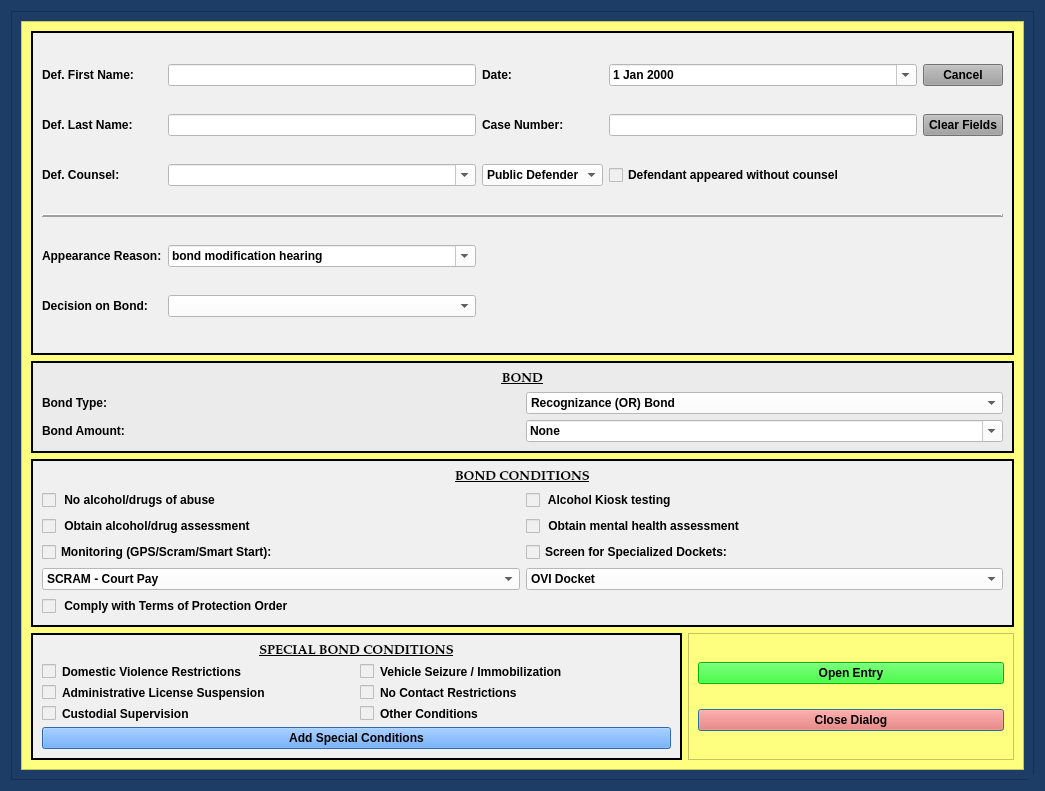
<?xml version="1.0" encoding="UTF-8"?>
<ui version="4.0">
 <class>BondHearingDialog</class>
 <widget class="QDialog" name="BondHearingDialog">
  <property name="windowModality">
   <enum>Qt::NonModal</enum>
  </property>
  <property name="geometry">
   <rect>
    <x>0</x>
    <y>0</y>
    <width>1045</width>
    <height>791</height>
   </rect>
  </property>
  <property name="sizePolicy">
   <sizepolicy hsizetype="Preferred" vsizetype="Preferred">
    <horstretch>0</horstretch>
    <verstretch>0</verstretch>
   </sizepolicy>
  </property>
  <property name="minimumSize">
   <size>
    <width>0</width>
    <height>0</height>
   </size>
  </property>
  <property name="maximumSize">
   <size>
    <width>2500</width>
    <height>3500</height>
   </size>
  </property>
  <property name="palette">
   <palette>
    <active>
     <colorrole role="Button">
      <brush brushstyle="SolidPattern">
       <color alpha="255">
        <red>29</red>
        <green>61</green>
        <blue>102</blue>
       </color>
      </brush>
     </colorrole>
     <colorrole role="Base">
      <brush brushstyle="SolidPattern">
       <color alpha="255">
        <red>29</red>
        <green>61</green>
        <blue>102</blue>
       </color>
      </brush>
     </colorrole>
     <colorrole role="Window">
      <brush brushstyle="SolidPattern">
       <color alpha="255">
        <red>29</red>
        <green>61</green>
        <blue>102</blue>
       </color>
      </brush>
     </colorrole>
    </active>
    <inactive>
     <colorrole role="Button">
      <brush brushstyle="SolidPattern">
       <color alpha="255">
        <red>29</red>
        <green>61</green>
        <blue>102</blue>
       </color>
      </brush>
     </colorrole>
     <colorrole role="Base">
      <brush brushstyle="SolidPattern">
       <color alpha="255">
        <red>29</red>
        <green>61</green>
        <blue>102</blue>
       </color>
      </brush>
     </colorrole>
     <colorrole role="Window">
      <brush brushstyle="SolidPattern">
       <color alpha="255">
        <red>29</red>
        <green>61</green>
        <blue>102</blue>
       </color>
      </brush>
     </colorrole>
    </inactive>
    <disabled>
     <colorrole role="Button">
      <brush brushstyle="SolidPattern">
       <color alpha="255">
        <red>29</red>
        <green>61</green>
        <blue>102</blue>
       </color>
      </brush>
     </colorrole>
     <colorrole role="Base">
      <brush brushstyle="SolidPattern">
       <color alpha="255">
        <red>29</red>
        <green>61</green>
        <blue>102</blue>
       </color>
      </brush>
     </colorrole>
     <colorrole role="Window">
      <brush brushstyle="SolidPattern">
       <color alpha="255">
        <red>29</red>
        <green>61</green>
        <blue>102</blue>
       </color>
      </brush>
     </colorrole>
    </disabled>
   </palette>
  </property>
  <property name="font">
   <font>
    <family>Palatino Linotype</family>
    <pointsize>10</pointsize>
    <weight>75</weight>
    <italic>false</italic>
    <bold>true</bold>
   </font>
  </property>
  <property name="windowTitle">
   <string>Bond Hearing Case Information</string>
  </property>
  <property name="toolTip">
   <string/>
  </property>
  <property name="styleSheet">
   <string notr="true">background-color: rgb(29, 61, 102);
font: 75 10pt &quot;Palatino Linotype&quot;;
font-weight: bold;</string>
  </property>
  <property name="sizeGripEnabled">
   <bool>true</bool>
  </property>
  <property name="modal">
   <bool>true</bool>
  </property>
  <layout class="QGridLayout" name="gridLayout_8">
   <item row="0" column="0">
    <widget class="QFrame" name="frame_4">
     <property name="styleSheet">
      <string notr="true">background-color: rgb(29, 61, 102);</string>
     </property>
     <property name="frameShape">
      <enum>QFrame::StyledPanel</enum>
     </property>
     <property name="frameShadow">
      <enum>QFrame::Raised</enum>
     </property>
     <layout class="QGridLayout" name="gridLayout_4">
      <item row="0" column="0">
       <widget class="QScrollArea" name="scrollArea">
        <property name="focusPolicy">
         <enum>Qt::NoFocus</enum>
        </property>
        <property name="styleSheet">
         <string notr="true">background-color: rgb(255, 255, 127);</string>
        </property>
        <property name="widgetResizable">
         <bool>true</bool>
        </property>
        <widget class="QWidget" name="scrollAreaWidgetContents">
         <property name="geometry">
          <rect>
           <x>0</x>
           <y>0</y>
           <width>1005</width>
           <height>751</height>
          </rect>
         </property>
         <layout class="QGridLayout" name="gridLayout_9" rowstretch="1,0,0,0" columnstretch="2,1">
          <item row="2" column="0" colspan="2">
           <widget class="QFrame" name="bond_conditions_frame">
            <property name="styleSheet">
             <string notr="true">background-color: rgb(240, 240, 240);</string>
            </property>
            <property name="frameShape">
             <enum>QFrame::Box</enum>
            </property>
            <property name="frameShadow">
             <enum>QFrame::Plain</enum>
            </property>
            <property name="lineWidth">
             <number>2</number>
            </property>
            <layout class="QGridLayout" name="gridLayout_2" columnstretch="1,1">
             <item row="0" column="0" colspan="2">
              <widget class="QLabel" name="label_7">
               <property name="font">
                <font>
                 <family>Palatino Linotype</family>
                 <pointsize>10</pointsize>
                 <weight>75</weight>
                 <italic>false</italic>
                 <bold>true</bold>
                 <underline>true</underline>
                </font>
               </property>
               <property name="text">
                <string>BOND CONDITIONS</string>
               </property>
               <property name="alignment">
                <set>Qt::AlignCenter</set>
               </property>
              </widget>
             </item>
             <item row="3" column="0">
              <widget class="QCheckBox" name="alcohol_drugs_assessment_checkBox">
               <property name="text">
                <string> Obtain alcohol/drug assessment                             </string>
               </property>
              </widget>
             </item>
             <item row="2" column="0">
              <widget class="QCheckBox" name="no_alcohol_drugs_checkBox">
               <property name="text">
                <string> No alcohol/drugs of abuse                                   </string>
               </property>
              </widget>
             </item>
             <item row="7" column="0">
              <widget class="NoScrollComboBox" name="monitoring_type_box">
               <property name="enabled">
                <bool>true</bool>
               </property>
               <property name="styleSheet">
                <string notr="true">background-color: rgb(255, 255, 255);</string>
               </property>
               <item>
                <property name="text">
                 <string>SCRAM - Court Pay</string>
                </property>
               </item>
               <item>
                <property name="text">
                 <string>SCRAM</string>
                </property>
               </item>
               <item>
                <property name="text">
                 <string>GPS</string>
                </property>
               </item>
               <item>
                <property name="text">
                 <string>Smart Start</string>
                </property>
               </item>
               <item>
                <property name="text">
                 <string>GPS and SCRAM</string>
                </property>
               </item>
               <item>
                <property name="text">
                 <string>GPS and Smart Start</string>
                </property>
               </item>
               <item>
                <property name="text">
                 <string>SCRAM and Smart Start</string>
                </property>
               </item>
               <item>
                <property name="text">
                 <string>GPS, SCRAM and Smart Start</string>
                </property>
               </item>
              </widget>
             </item>
             <item row="7" column="1">
              <widget class="NoScrollComboBox" name="specialized_docket_type_box">
               <property name="enabled">
                <bool>true</bool>
               </property>
               <property name="styleSheet">
                <string notr="true">background-color: rgb(255, 255, 255);</string>
               </property>
               <item>
                <property name="text">
                 <string>OVI Docket</string>
                </property>
               </item>
               <item>
                <property name="text">
                 <string>Mission (Veteran's) Court</string>
                </property>
               </item>
               <item>
                <property name="text">
                 <string>Mental Health Docket</string>
                </property>
               </item>
              </widget>
             </item>
             <item row="6" column="1">
              <widget class="QCheckBox" name="specialized_docket_checkBox">
               <property name="text">
                <string>Screen for Specialized Dockets:                           </string>
               </property>
              </widget>
             </item>
             <item row="6" column="0">
              <widget class="QCheckBox" name="monitoring_checkBox">
               <property name="layoutDirection">
                <enum>Qt::LeftToRight</enum>
               </property>
               <property name="text">
                <string>Monitoring (GPS/Scram/Smart Start):                    </string>
               </property>
              </widget>
             </item>
             <item row="3" column="1">
              <widget class="QCheckBox" name="mental_health_assessment_checkBox">
               <property name="text">
                <string> Obtain mental health assessment                         </string>
               </property>
              </widget>
             </item>
             <item row="2" column="1">
              <widget class="QCheckBox" name="alcohol_test_kiosk_checkBox">
               <property name="text">
                <string> Alcohol Kiosk testing                                         </string>
               </property>
              </widget>
             </item>
             <item row="8" column="0">
              <widget class="QCheckBox" name="comply_protection_order_checkBox">
               <property name="text">
                <string> Comply with Terms of Protection Order</string>
               </property>
              </widget>
             </item>
            </layout>
           </widget>
          </item>
          <item row="1" column="0" colspan="2">
           <widget class="QFrame" name="bond_frame">
            <property name="styleSheet">
             <string notr="true">background-color: rgb(235, 235, 235);</string>
            </property>
            <property name="frameShape">
             <enum>QFrame::Box</enum>
            </property>
            <property name="frameShadow">
             <enum>QFrame::Plain</enum>
            </property>
            <property name="lineWidth">
             <number>2</number>
            </property>
            <layout class="QGridLayout" name="gridLayout_5">
             <item row="1" column="0">
              <widget class="QLabel" name="label_8">
               <property name="text">
                <string>Bond Type:</string>
               </property>
              </widget>
             </item>
             <item row="2" column="1">
              <widget class="NoScrollComboBox" name="bond_amount_box">
               <property name="font">
                <font>
                 <family>Palatino Linotype</family>
                 <pointsize>10</pointsize>
                 <weight>75</weight>
                 <italic>false</italic>
                 <bold>true</bold>
                </font>
               </property>
               <property name="styleSheet">
                <string notr="true">background-color: rgb(255, 255, 255);</string>
               </property>
               <property name="editable">
                <bool>true</bool>
               </property>
               <item>
                <property name="text">
                 <string>None</string>
                </property>
               </item>
               <item>
                <property name="text">
                 <string>$1,000</string>
                </property>
               </item>
               <item>
                <property name="text">
                 <string>$1,500</string>
                </property>
               </item>
               <item>
                <property name="text">
                 <string>$2,000</string>
                </property>
               </item>
               <item>
                <property name="text">
                 <string>$2,500</string>
                </property>
               </item>
               <item>
                <property name="text">
                 <string>$3,000</string>
                </property>
               </item>
               <item>
                <property name="text">
                 <string>$3,500</string>
                </property>
               </item>
               <item>
                <property name="text">
                 <string>$5,000</string>
                </property>
               </item>
               <item>
                <property name="text">
                 <string>$10,000</string>
                </property>
               </item>
              </widget>
             </item>
             <item row="1" column="1">
              <widget class="NoScrollComboBox" name="bond_type_box">
               <property name="styleSheet">
                <string notr="true">background-color: rgb(255, 255, 255);</string>
               </property>
               <item>
                <property name="text">
                 <string>Recognizance (OR) Bond</string>
                </property>
               </item>
               <item>
                <property name="text">
                 <string>10% Deposit, Cash or Surety Bond</string>
                </property>
               </item>
               <item>
                <property name="text">
                 <string>Cash or Surety Bond</string>
                </property>
               </item>
              </widget>
             </item>
             <item row="2" column="0">
              <widget class="QLabel" name="label_9">
               <property name="text">
                <string>Bond Amount:</string>
               </property>
              </widget>
             </item>
             <item row="0" column="0" colspan="2">
              <widget class="QLabel" name="label_5">
               <property name="font">
                <font>
                 <family>Palatino Linotype</family>
                 <pointsize>10</pointsize>
                 <weight>75</weight>
                 <italic>false</italic>
                 <bold>true</bold>
                 <underline>true</underline>
                </font>
               </property>
               <property name="text">
                <string>BOND</string>
               </property>
               <property name="alignment">
                <set>Qt::AlignCenter</set>
               </property>
              </widget>
             </item>
            </layout>
           </widget>
          </item>
          <item row="3" column="0">
           <widget class="QFrame" name="special_bond_conditions_frame">
            <property name="styleSheet">
             <string notr="true">background-color: rgb(240, 240, 240);
border-color: rgb(0, 0, 0);</string>
            </property>
            <property name="frameShape">
             <enum>QFrame::Box</enum>
            </property>
            <property name="frameShadow">
             <enum>QFrame::Plain</enum>
            </property>
            <property name="lineWidth">
             <number>2</number>
            </property>
            <layout class="QGridLayout" name="gridLayout_7" columnstretch="1,1">
             <item row="1" column="1">
              <widget class="QCheckBox" name="vehicle_seizure_checkBox">
               <property name="text">
                <string>Vehicle Seizure / Immobilization</string>
               </property>
              </widget>
             </item>
             <item row="2" column="0">
              <widget class="QCheckBox" name="admin_license_suspension_checkBox">
               <property name="text">
                <string>Administrative License Suspension</string>
               </property>
              </widget>
             </item>
             <item row="0" column="0" colspan="2">
              <widget class="QLabel" name="label_10">
               <property name="font">
                <font>
                 <family>Palatino Linotype</family>
                 <pointsize>10</pointsize>
                 <weight>75</weight>
                 <italic>false</italic>
                 <bold>true</bold>
                 <underline>true</underline>
                </font>
               </property>
               <property name="text">
                <string>SPECIAL BOND CONDITIONS</string>
               </property>
               <property name="alignment">
                <set>Qt::AlignCenter</set>
               </property>
              </widget>
             </item>
             <item row="1" column="0">
              <widget class="QCheckBox" name="domestic_violence_checkBox">
               <property name="text">
                <string>Domestic Violence Restrictions</string>
               </property>
              </widget>
             </item>
             <item row="3" column="0">
              <widget class="QCheckBox" name="custodial_supervision_checkBox">
               <property name="text">
                <string>Custodial Supervision                          </string>
               </property>
              </widget>
             </item>
             <item row="2" column="1">
              <widget class="QCheckBox" name="no_contact_checkBox">
               <property name="sizePolicy">
                <sizepolicy hsizetype="Minimum" vsizetype="Fixed">
                 <horstretch>1</horstretch>
                 <verstretch>0</verstretch>
                </sizepolicy>
               </property>
               <property name="text">
                <string>No Contact Restrictions                         </string>
               </property>
              </widget>
             </item>
             <item row="3" column="1">
              <widget class="QCheckBox" name="other_conditions_checkBox">
               <property name="sizePolicy">
                <sizepolicy hsizetype="Minimum" vsizetype="Fixed">
                 <horstretch>1</horstretch>
                 <verstretch>0</verstretch>
                </sizepolicy>
               </property>
               <property name="text">
                <string>Other Conditions                          </string>
               </property>
              </widget>
             </item>
             <item row="4" column="0" colspan="2">
              <widget class="QPushButton" name="add_special_conditions_Button">
               <property name="styleSheet">
                <string notr="true">background-color: rgb(62, 146, 255);
font: 75 11pt &quot;Palatino Linotype&quot;;
font-weight: bold;</string>
               </property>
               <property name="text">
                <string>Add Special Conditions</string>
               </property>
               <property name="autoDefault">
                <bool>false</bool>
               </property>
              </widget>
             </item>
            </layout>
           </widget>
          </item>
          <item row="0" column="0" colspan="2">
           <widget class="QFrame" name="case_name_Frame">
            <property name="sizePolicy">
             <sizepolicy hsizetype="Preferred" vsizetype="Preferred">
              <horstretch>0</horstretch>
              <verstretch>0</verstretch>
             </sizepolicy>
            </property>
            <property name="styleSheet">
             <string notr="true">background-color: rgb(240, 240, 240);</string>
            </property>
            <property name="frameShape">
             <enum>QFrame::Box</enum>
            </property>
            <property name="frameShadow">
             <enum>QFrame::Plain</enum>
            </property>
            <property name="lineWidth">
             <number>2</number>
            </property>
            <layout class="QGridLayout" name="gridLayout">
             <item row="4" column="1">
              <widget class="NoScrollComboBox" name="appearance_reason_box">
               <property name="styleSheet">
                <string notr="true">background-color: rgb(255, 255, 255);</string>
               </property>
               <property name="editable">
                <bool>true</bool>
               </property>
               <item>
                <property name="text">
                 <string>bond modification hearing</string>
                </property>
               </item>
               <item>
                <property name="text">
                 <string>bond revocation hearing</string>
                </property>
               </item>
              </widget>
             </item>
             <item row="4" column="0">
              <widget class="QLabel" name="label_11">
               <property name="text">
                <string>Appearance Reason:</string>
               </property>
              </widget>
             </item>
             <item row="5" column="0">
              <widget class="QLabel" name="label_4">
               <property name="text">
                <string>Decision on Bond:</string>
               </property>
              </widget>
             </item>
             <item row="5" column="1">
              <widget class="NoScrollComboBox" name="bond_modification_decision_box">
               <property name="styleSheet">
                <string notr="true">background-color: rgb(255, 255, 255);</string>
               </property>
               <item>
                <property name="text">
                 <string/>
                </property>
               </item>
               <item>
                <property name="text">
                 <string>request to modify bond is granted</string>
                </property>
               </item>
               <item>
                <property name="text">
                 <string>request to modify bond is denied</string>
                </property>
               </item>
               <item>
                <property name="text">
                 <string>request to revoke bond is granted</string>
                </property>
               </item>
               <item>
                <property name="text">
                 <string>request to revoke bond is denied</string>
                </property>
               </item>
              </widget>
             </item>
             <item row="2" column="2">
              <widget class="NoScrollComboBox" name="defense_counsel_type_box">
               <property name="styleSheet">
                <string notr="true">background-color: rgb(255, 255, 255);</string>
               </property>
               <item>
                <property name="text">
                 <string>Public Defender</string>
                </property>
               </item>
               <item>
                <property name="text">
                 <string>Private Counsel</string>
                </property>
               </item>
              </widget>
             </item>
             <item row="0" column="2">
              <widget class="QLabel" name="label_26">
               <property name="text">
                <string>Date:</string>
               </property>
              </widget>
             </item>
             <item row="0" column="4">
              <widget class="QPushButton" name="cancel_Button">
               <property name="focusPolicy">
                <enum>Qt::NoFocus</enum>
               </property>
               <property name="styleSheet">
                <string notr="true">background-color: rgb(160, 160, 160);</string>
               </property>
               <property name="text">
                <string>Cancel</string>
               </property>
              </widget>
             </item>
             <item row="1" column="0">
              <widget class="QLabel" name="label_2">
               <property name="text">
                <string>Def. Last Name:</string>
               </property>
              </widget>
             </item>
             <item row="0" column="0">
              <widget class="QLabel" name="label">
               <property name="text">
                <string>Def. First Name:</string>
               </property>
              </widget>
             </item>
             <item row="1" column="1">
              <widget class="QLineEdit" name="defendant_last_name_lineEdit">
               <property name="enabled">
                <bool>true</bool>
               </property>
               <property name="styleSheet">
                <string notr="true">background-color: rgb(255, 255, 255);</string>
               </property>
              </widget>
             </item>
             <item row="1" column="2">
              <widget class="QLabel" name="label_3">
               <property name="text">
                <string>Case Number:</string>
               </property>
              </widget>
             </item>
             <item row="0" column="3">
              <widget class="NoScrollDateEdit" name="plea_trial_date">
               <property name="focusPolicy">
                <enum>Qt::NoFocus</enum>
               </property>
               <property name="styleSheet">
                <string notr="true">color: rgb(0, 0, 0);
background-color: rgb(255, 255, 255);</string>
               </property>
               <property name="calendarPopup">
                <bool>true</bool>
               </property>
              </widget>
             </item>
             <item row="1" column="3">
              <widget class="QLineEdit" name="case_number_lineEdit">
               <property name="maximumSize">
                <size>
                 <width>500</width>
                 <height>16777215</height>
                </size>
               </property>
               <property name="styleSheet">
                <string notr="true">background-color: rgb(255, 255, 255);</string>
               </property>
              </widget>
             </item>
             <item row="1" column="4">
              <widget class="QPushButton" name="clear_fields_case_Button">
               <property name="focusPolicy">
                <enum>Qt::NoFocus</enum>
               </property>
               <property name="styleSheet">
                <string notr="true">background-color: rgb(160, 160, 160);</string>
               </property>
               <property name="text">
                <string>Clear Fields</string>
               </property>
              </widget>
             </item>
             <item row="2" column="0">
              <widget class="QLabel" name="label_24">
               <property name="text">
                <string>Def. Counsel:</string>
               </property>
              </widget>
             </item>
             <item row="0" column="1">
              <widget class="QLineEdit" name="defendant_first_name_lineEdit">
               <property name="styleSheet">
                <string notr="true">background-color: rgb(255, 255, 255);</string>
               </property>
              </widget>
             </item>
             <item row="2" column="1">
              <widget class="NoScrollComboBox" name="defense_counsel_name_box">
               <property name="styleSheet">
                <string notr="true">background-color: rgb(255, 255, 255);</string>
               </property>
               <property name="editable">
                <bool>true</bool>
               </property>
              </widget>
             </item>
             <item row="2" column="3">
              <widget class="QCheckBox" name="defense_counsel_waived_checkBox">
               <property name="text">
                <string>Defendant appeared without counsel</string>
               </property>
              </widget>
             </item>
             <item row="3" column="0" colspan="5">
              <widget class="Line" name="line_2">
               <property name="frameShadow">
                <enum>QFrame::Raised</enum>
               </property>
               <property name="lineWidth">
                <number>2</number>
               </property>
               <property name="orientation">
                <enum>Qt::Horizontal</enum>
               </property>
              </widget>
             </item>
            </layout>
           </widget>
          </item>
          <item row="3" column="1">
           <widget class="QFrame" name="frame_8">
            <property name="styleSheet">
             <string notr="true">
background-color: rgb(255, 255, 127);</string>
            </property>
            <property name="frameShape">
             <enum>QFrame::StyledPanel</enum>
            </property>
            <property name="frameShadow">
             <enum>QFrame::Raised</enum>
            </property>
            <layout class="QGridLayout" name="gridLayout_10">
             <item row="2" column="0">
              <widget class="QPushButton" name="close_dialog_Button">
               <property name="styleSheet">
                <string notr="true">background-color: rgb(255, 96, 82);
font: 75 11pt &quot;Palatino Linotype&quot;;
font-weight: bold;</string>
               </property>
               <property name="text">
                <string>Close Dialog</string>
               </property>
              </widget>
             </item>
             <item row="0" column="0">
              <widget class="QPushButton" name="create_entry_Button">
               <property name="styleSheet">
                <string notr="true">background-color: rgb(0, 255, 0);
font: 75 11pt &quot;Palatino Linotype&quot;;
font-weight: bold;</string>
               </property>
               <property name="text">
                <string>Open Entry</string>
               </property>
               <property name="autoDefault">
                <bool>false</bool>
               </property>
              </widget>
             </item>
            </layout>
           </widget>
          </item>
         </layout>
        </widget>
       </widget>
      </item>
     </layout>
    </widget>
   </item>
  </layout>
 </widget>
 <customwidgets>
  <customwidget>
   <class>NoScrollDateEdit</class>
   <extends>QDateEdit</extends>
   <header>.custom_widgets</header>
  </customwidget>
  <customwidget>
   <class>NoScrollComboBox</class>
   <extends>QComboBox</extends>
   <header>.custom_widgets</header>
  </customwidget>
 </customwidgets>
 <tabstops>
  <tabstop>defendant_first_name_lineEdit</tabstop>
  <tabstop>defendant_last_name_lineEdit</tabstop>
  <tabstop>case_number_lineEdit</tabstop>
  <tabstop>bond_type_box</tabstop>
  <tabstop>bond_amount_box</tabstop>
  <tabstop>domestic_violence_checkBox</tabstop>
  <tabstop>admin_license_suspension_checkBox</tabstop>
  <tabstop>custodial_supervision_checkBox</tabstop>
  <tabstop>vehicle_seizure_checkBox</tabstop>
  <tabstop>no_contact_checkBox</tabstop>
  <tabstop>other_conditions_checkBox</tabstop>
  <tabstop>add_special_conditions_Button</tabstop>
  <tabstop>create_entry_Button</tabstop>
  <tabstop>close_dialog_Button</tabstop>
 </tabstops>
 <resources/>
 <connections/>
 <slots>
  <slot>create_entry()</slot>
  <slot>continue_dialog()</slot>
  <slot>close_window()</slot>
  <slot>set_dialog()</slot>
  <slot>update_case_information()</slot>
  <slot>ovi_dialog()</slot>
  <slot>sentencing_dialog()</slot>
  <slot>proceed_to_sentencing()</slot>
  <slot>proceed_to_ovi()</slot>
  <slot>add_charge()</slot>
  <slot>set_statute()</slot>
  <slot>set_pay_date()</slot>
  <slot>amend_offense()</slot>
  <slot>set_offense()</slot>
  <slot>add_charge_to_view()</slot>
  <slot>delete_charge()</slot>
  <slot>delete_charge_from_view()</slot>
  <slot>close_event()</slot>
  <slot>set_fra_in_file()</slot>
  <slot>set_fra_in_court()</slot>
  <slot>start_add_conditions_dialog()</slot>
  <slot>start_amend_offense_dialog()</slot>
 </slots>
</ui>
